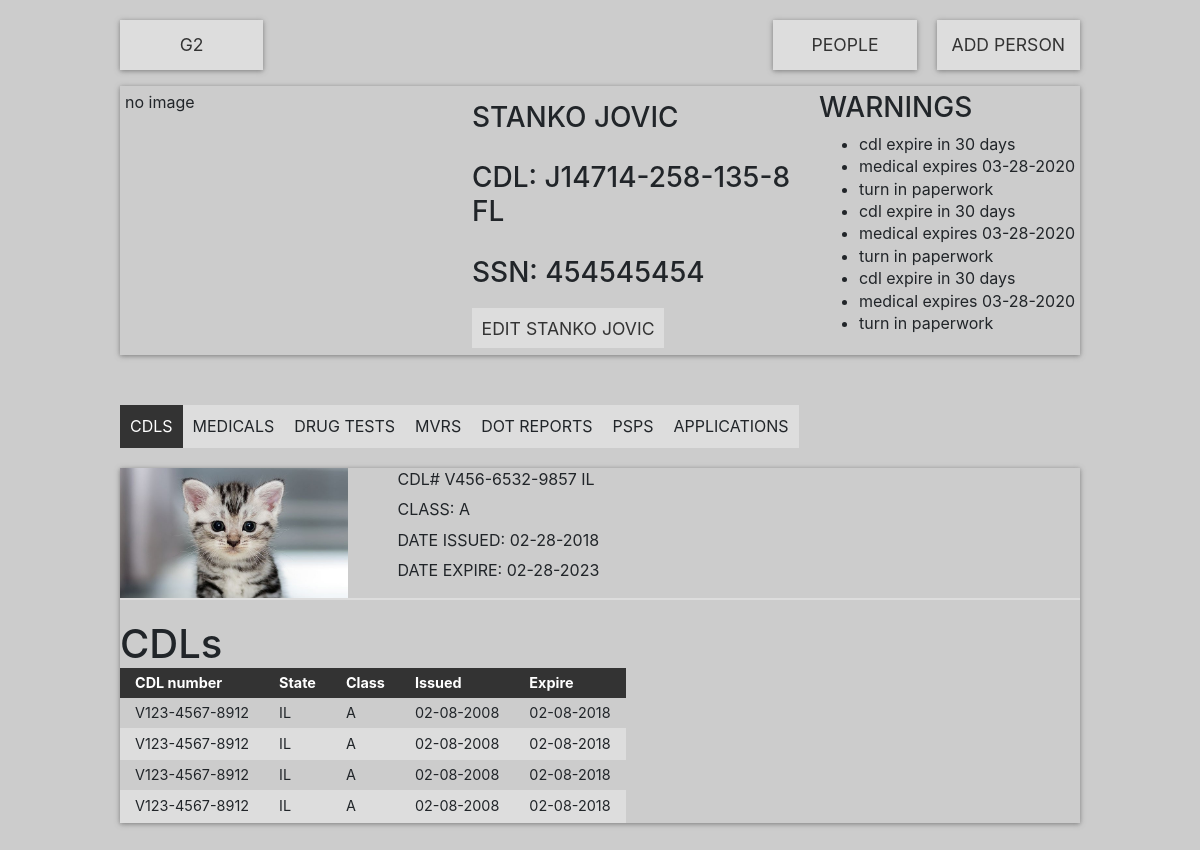
Before: /dq/detail/3/ with the older database file.
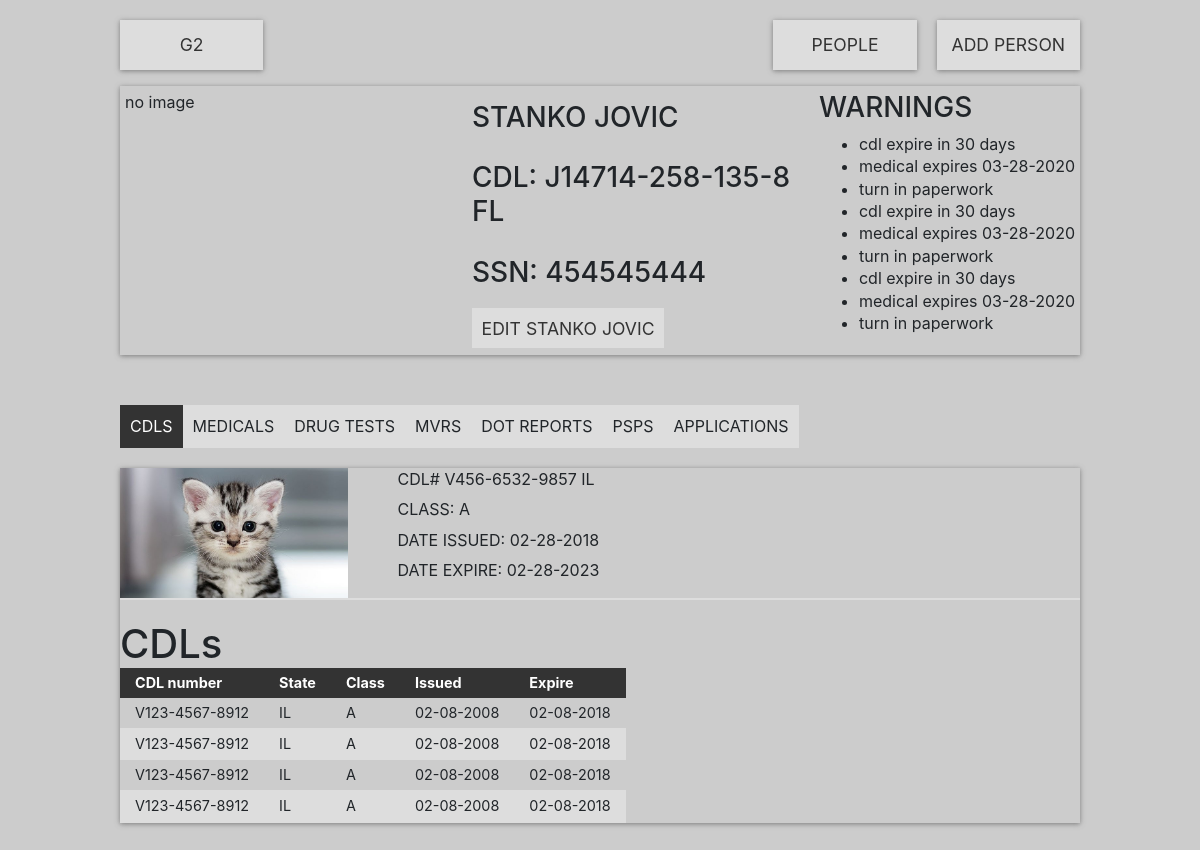
After: the same page with the newer database file.
### dq/models.py (models this page shows, shortened)
class Person(models.Model):
    first_name = models.CharField(max_length=100)
    last_name = models.CharField(max_length=100)
    dob = models.DateField()
    ssn = models.PositiveIntegerField(unique=True, validators=[MaxValueValidator(999999999)])

### dq/views.py (the view)
# urls.py: path("detail/<int:pk>/", views.person_detail, name="person-detail"),
def person_detail(request, pk):
    person = get_object_or_404(Person, pk=pk)
    cdls = Cdl.objects.filter(person=person)
    if cdls:
        active_cdl = get_object_or_404(cdls, isactive=True)  # active_cdl = get_object_or_404(cdls, date_expire__isnull=True)
        if active_cdl:
            context = {
                'person': person,
                'active_cdl': active_cdl,
                'cdls': cdls
            }
        else:
            context = {
                'person': person,
                'active_cdl': '',
                'cdls': cdls
            }
    else:
        context = {
            'person': person,
            'info': 'no CDLs'
        }
    template_name = 'dq/person_detail.html'
    return render(request, template_name, context)

### dq/templates/dq/person_detail.html (shortened to what the changed rows need)
{% extends 'dq/base.html' %}
{% load static %}
{% block content %}
    <section class="driver-detail">
        <div class="driver-detail-text">
            <h3>{{ person.first_name}} {{person.last_name }}</h3>
            <h3>CDL: {{active_cdl.cdl_num}} {{active_cdl.cdl_state}}</h3>
            <h3>SSN: {{ person.ssn }}</h3>
            <div class="btn-edit">
               <a href="{% url 'dq:person-update' person.id  %}">Edit {{ person.first_name}} {{person.last_name }}</a>
            </div>
        </div>
    </section>
    <section class="dq">
        <div class="tab-content">
            <div id="cdls" data-tab-content class="active">
                <h1>CDLs</h1>
                <table class="items-table">
                    <thead>
                        <tr>
                            <th>CDL number</th>
                            <th>State</th>
                            <th>Class</th>
                            <th>Issued</th>
                            <th>Expire</th>
                        </tr>
                    </thead>
                </table>
            </div>
        </div>
    </section>
{% endblock %}

Changed rows visible on the page:
changed Person "STANKO": ssn "454545454" → "454545444"
